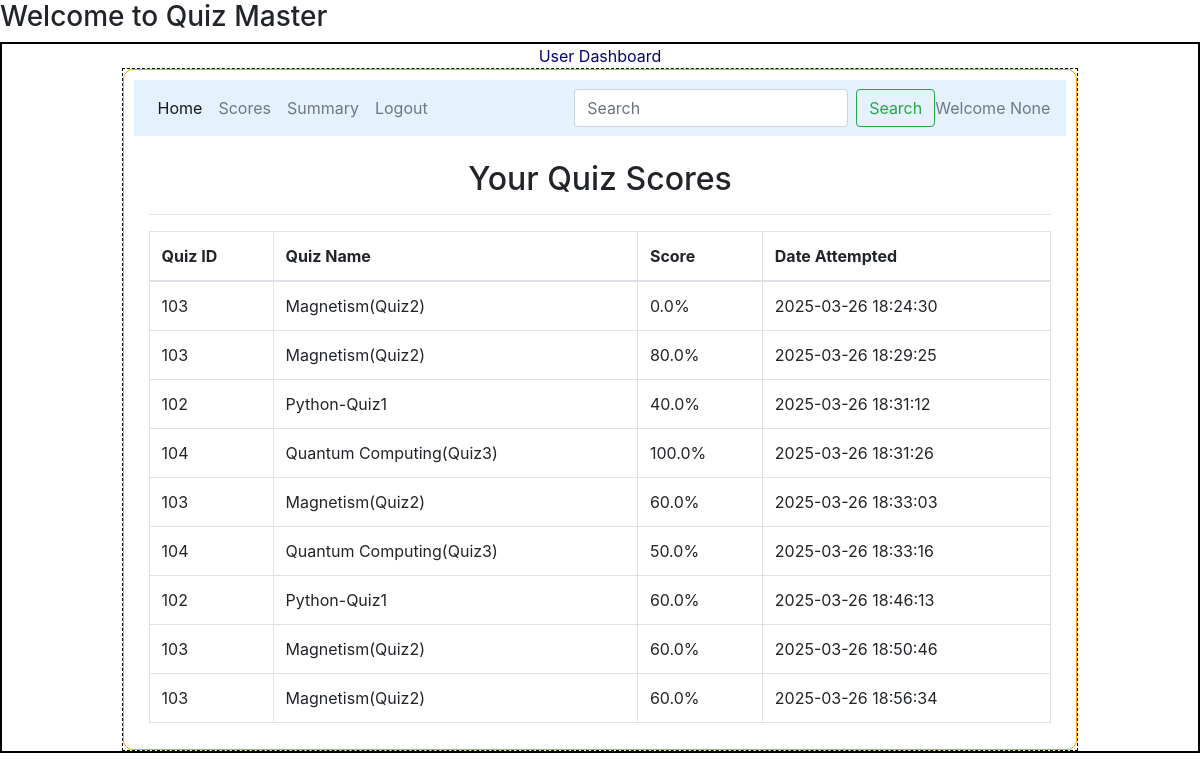
/view_scores/3, run on the app's committed database.
### models/model1.py (models this page shows)
class Scores(db.Model):
    __tablename__="scores"
    id=db.Column(db.Integer,primary_key=True)
    quiz_id=db.Column(db.Integer,db.ForeignKey("quiz.id", ondelete="CASCADE", onupdate="CASCADE"),nullable=False)
    user_id=db.Column(db.Integer,db.ForeignKey("user_info.id"),nullable=False)
    time_stamp_of_attempt=db.Column(db.DateTime,nullable=False)
    total_scored=db.Column(db.Float,default=0)
    quiz = db.relationship("Quiz", backref=db.backref("scores", cascade="all, delete-orphan", passive_deletes=True))
    user = db.relationship("User_Info", backref=db.backref("scores", cascade="all, delete-orphan", passive_deletes=True))

class Quiz(db.Model):
    __tablename__="quiz"
    id=db.Column(db.Integer,primary_key=True,autoincrement=True)
    chapter_id=db.Column(db.Integer,db.ForeignKey("chapter.id"),nullable=False)
    quiz_name=db.Column(db.String,nullable=False)
    date_of_quiz=db.Column(db.Date,nullable=False)
    time_duration=db.Column(db.Time,nullable=False)
    remarks=db.Column(db.String,nullable=False)
    questions=db.relationship("Questions",cascade="all,delete",backref="quiz",lazy=True)

### controllers/routes.py (the view)
@app.route('/view_scores/', defaults={'user_id': None})
@app.route('/view_scores/<int:user_id>')
def view_scores(user_id):
    user_id = user_id or session.get("user_id")
    if not user_id:
        flash("User not logged in!", "danger")
        return redirect(url_for("login"))  # Redirect to login if needed
    name = session.get("name")
    scores = Scores.query.filter_by(user_id=user_id).all()
    return render_template('view_scores.html', scores=scores, user_id=user_id,name=name)

### templates/view_scores.html
{% extends "user_layout.html" %}
{% block content %}
<div class="container mt-4">
    <h2 class="text-center">Your Quiz Scores</h2>
    <hr>
    <table class="table table-bordered">
        <thead>
            <tr>
                <th>Quiz ID</th>
                <th>Quiz Name</th>
                <th>Score</th>
                <th>Date Attempted</th>
            </tr>
        </thead>
        <tbody>
            {% for score in scores %}
            <tr>
                <td>{{ score.quiz_id }}</td>
                <td>{{ score.quiz.quiz_name }}</td>
                <td>
                    {% set max_score = score.quiz.questions|length %}
                    {% if max_score > 0 %}
                      {{ (score.total_scored / max_score * 100) | round(2) }}%
                    {% else %}
                      N/A
                    {% endif %}
                </td>
                <td>{{ score.time_stamp_of_attempt }}</td>
            </tr>
            {% endfor %}
        </tbody>
    </table>
</div>
{% endblock %}

### static/main.css (style rules this page uses)
* { margin:0px; }

### data on the page
Scores: quiz_id "103", quiz.quiz_name "Magnetism(Quiz2)", (score.total_scored/max_score*100)|round(2) "0.0", time_stamp_of_attempt "2025-03-26 18:24:30"
Scores: quiz_id "103", quiz.quiz_name "Magnetism(Quiz2)", (score.total_scored/max_score*100)|round(2) "80.0", time_stamp_of_attempt "2025-03-26 18:29:25"
Scores: quiz_id "102", quiz.quiz_name "Python-Quiz1", (score.total_scored/max_score*100)|round(2) "40.0", time_stamp_of_attempt "2025-03-26 18:31:12"
Scores: quiz_id "104", quiz.quiz_name "Quantum Computing(Quiz3)", (score.total_scored/max_score*100)|round(2) "100.0", time_stamp_of_attempt "2025-03-26 18:31:26"
Scores: quiz_id "103", quiz.quiz_name "Magnetism(Quiz2)", (score.total_scored/max_score*100)|round(2) "60.0", time_stamp_of_attempt "2025-03-26 18:33:03"
Scores: quiz_id "104", quiz.quiz_name "Quantum Computing(Quiz3)", (score.total_scored/max_score*100)|round(2) "50.0", time_stamp_of_attempt "2025-03-26 18:33:16"
Scores: quiz_id "102", quiz.quiz_name "Python-Quiz1", (score.total_scored/max_score*100)|round(2) "60.0", time_stamp_of_attempt "2025-03-26 18:46:13"
Scores: quiz_id "103", quiz.quiz_name "Magnetism(Quiz2)", (score.total_scored/max_score*100)|round(2) "60.0", time_stamp_of_attempt "2025-03-26 18:50:46"
Scores: quiz_id "103", quiz.quiz_name "Magnetism(Quiz2)", (score.total_scored/max_score*100)|round(2) "60.0", time_stamp_of_attempt "2025-03-26 18:56:34"

### other printed values
{{ name }} "None"
